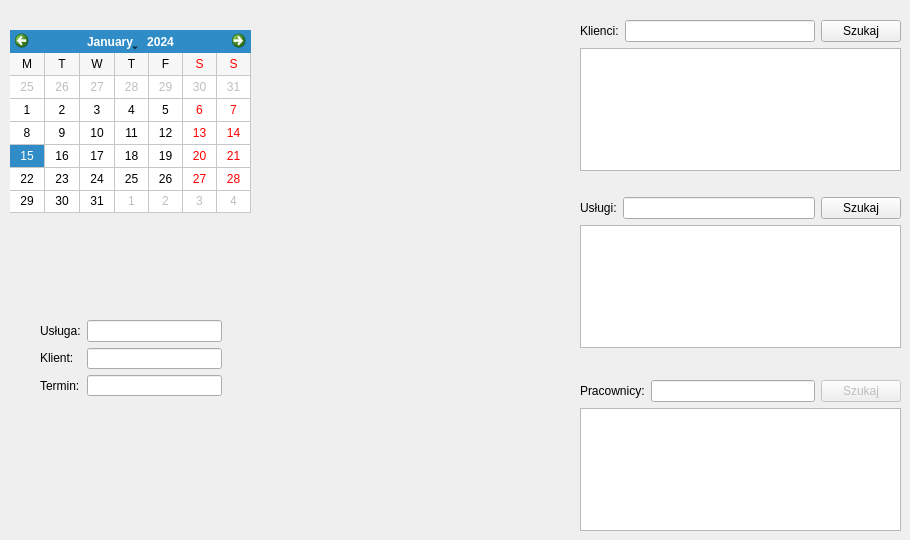
    <widget class="QWidget" name="rezerwacjeTab">
     <attribute name="title">
      <string>Rezerwacje</string>
     </attribute>
     <widget class="QCalendarWidget" name="calendarWidget">
      <property name="geometry">
       <rect>
        <x>10</x>
        <y>30</y>
        <width>241</width>
        <height>183</height>
       </rect>
      </property>
      <property name="gridVisible">
       <bool>true</bool>
      </property>
      <property name="horizontalHeaderFormat">
       <enum>QCalendarWidget::SingleLetterDayNames</enum>
      </property>
      <property name="verticalHeaderFormat">
       <enum>QCalendarWidget::NoVerticalHeader</enum>
      </property>
      <property name="navigationBarVisible">
       <bool>true</bool>
      </property>
     </widget>
     <widget class="QGroupBox" name="hoursField">
      <property name="geometry">
       <rect>
        <x>270</x>
        <y>10</y>
        <width>281</width>
        <height>400</height>
       </rect>
      </property>
      <property name="minimumSize">
       <size>
        <width>281</width>
        <height>400</height>
       </size>
      </property>
      <property name="maximumSize">
       <size>
        <width>281</width>
        <height>500</height>
       </size>
      </property>
      <property name="styleSheet">
       <string notr="true">border: none</string>
      </property>
      <property name="title">
       <string/>
      </property>
      <widget class="QWidget" name="verticalLayoutWidget">
       <property name="geometry">
        <rect>
         <x>10</x>
         <y>10</y>
         <width>261</width>
         <height>291</height>
        </rect>
       </property>
       <layout class="QVBoxLayout" name="hoursLayout">
        <property name="spacing">
         <number>0</number>
        </property>
        <property name="sizeConstraint">
         <enum>QLayout::SetMinimumSize</enum>
        </property>
        <property name="leftMargin">
         <number>3</number>
        </property>
        <property name="rightMargin">
         <number>3</number>
        </property>
       </layout>
      </widget>
     </widget>
     <widget class="QWidget" name="layoutWidget">
      <property name="geometry">
       <rect>
        <x>40</x>
        <y>320</y>
        <width>182</width>
        <height>76</height>
       </rect>
      </property>
      <layout class="QHBoxLayout" name="horizontalLayout">
       <item>
        <layout class="QVBoxLayout" name="verticalLayout">
         <item>
          <widget class="QLabel" name="label_15">
           <property name="text">
            <string>Usługa:</string>
           </property>
          </widget>
         </item>
         <item>
          <widget class="QLabel" name="label_16">
           <property name="text">
            <string>Klient:</string>
           </property>
          </widget>
         </item>
         <item>
          <widget class="QLabel" name="label_17">
           <property name="text">
            <string>Termin:</string>
           </property>
          </widget>
         </item>
        </layout>
       </item>
       <item>
        <layout class="QVBoxLayout" name="verticalLayout_15">
         <item>
          <widget class="QLineEdit" name="choosenService"/>
         </item>
         <item>
          <widget class="QLineEdit" name="choosenClient"/>
         </item>
         <item>
          <widget class="QLineEdit" name="choosenDate"/>
         </item>
        </layout>
       </item>
      </layout>
     </widget>
     <widget class="QWidget" name="layoutWidget_2">
      <property name="geometry">
       <rect>
        <x>580</x>
        <y>380</y>
        <width>321</width>
        <height>151</height>
       </rect>
      </property>
      <layout class="QVBoxLayout" name="verticalLayout_4">
       <item>
        <layout class="QHBoxLayout" name="horizontalLayout_6">
         <item>
          <widget class="QLabel" name="label_20">
           <property name="text">
            <string>Pracownicy:</string>
           </property>
          </widget>
         </item>
         <item>
          <widget class="QLineEdit" name="workerReservationType"/>
         </item>
         <item>
          <widget class="QPushButton" name="workerReservationSearch">
           <property name="enabled">
            <bool>false</bool>
           </property>
           <property name="text">
            <string>Szukaj</string>
           </property>
          </widget>
         </item>
        </layout>
       </item>
       <item>
        <widget class="QTableView" name="workerReservationTable">
         <property name="styleSheet">
          <string notr="true">border-image: url(:/banners/banners/emptyTableView319x118.png) 0 0 0 0 stretch stretch;</string>
         </property>
        </widget>
       </item>
      </layout>
     </widget>
     <widget class="QWidget" name="layoutWidget_3">
      <property name="geometry">
       <rect>
        <x>580</x>
        <y>20</y>
        <width>321</width>
        <height>151</height>
       </rect>
      </property>
      <layout class="QVBoxLayout" name="verticalLayout_3">
       <item>
        <layout class="QHBoxLayout" name="horizontalLayout_5">
         <item>
          <widget class="QLabel" name="label_19">
           <property name="text">
            <string>Klienci:</string>
           </property>
          </widget>
         </item>
         <item>
          <widget class="QLineEdit" name="clientReservationType"/>
         </item>
         <item>
          <widget class="QPushButton" name="reservationClientSearch">
           <property name="text">
            <string>Szukaj</string>
           </property>
          </widget>
         </item>
        </layout>
       </item>
       <item>
        <widget class="QTableView" name="clientTable">
         <property name="styleSheet">
          <string notr="true">border-image: url(:/banners/banners/emptyTableView319x118.png) 0 0 0 0 stretch stretch;</string>
         </property>
        </widget>
       </item>
      </layout>
     </widget>
     <widget class="QWidget" name="layoutWidget_5">
      <property name="geometry">
       <rect>
        <x>580</x>
        <y>197</y>
        <width>321</width>
        <height>151</height>
       </rect>
      </property>
      <layout class="QVBoxLayout" name="verticalLayout_2">
       <item>
        <layout class="QHBoxLayout" name="horizontalLayout_4">
         <item>
          <widget class="QLabel" name="label_18">
           <property name="text">
            <string>Usługi:</string>
           </property>
          </widget>
         </item>
         <item>
          <widget class="QLineEdit" name="serviceReservationType"/>
         </item>
         <item>
          <widget class="QPushButton" name="reservationServiceSearch">
           <property name="enabled">
            <bool>true</bool>
           </property>
           <property name="text">
            <string>Szukaj</string>
           </property>
          </widget>
         </item>
        </layout>
       </item>
       <item>
        <widget class="QTableView" name="serviceTable">
         <property name="styleSheet">
          <string notr="true">border-image: url(:/banners/banners/emptyTableView319x118.png) 0 0 0 0 stretch stretch;</string>
         </property>
        </widget>
       </item>
      </layout>
     </widget>
    </widget>
